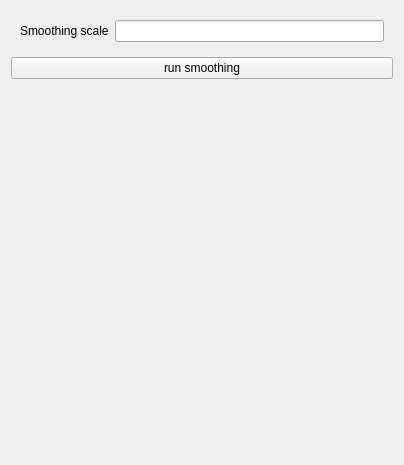
            <widget class="QWidget" name="smoothingPage">
             <property name="geometry">
              <rect>
               <x>0</x>
               <y>0</y>
               <width>404</width>
               <height>465</height>
              </rect>
             </property>
             <attribute name="label">
              <string>Smoothing</string>
             </attribute>
             <layout class="QVBoxLayout" name="verticalLayout_15">
              <item>
               <widget class="QWidget" name="widget_21" native="true">
                <layout class="QHBoxLayout" name="horizontalLayout_15">
                 <item>
                  <widget class="QLabel" name="smoothLabel">
                   <property name="text">
                    <string>Smoothing scale</string>
                   </property>
                  </widget>
                 </item>
                 <item>
                  <widget class="QLineEdit" name="smoothLineEdit"/>
                 </item>
                </layout>
               </widget>
              </item>
              <item>
               <widget class="QPushButton" name="smoothButton">
                <property name="text">
                 <string>run smoothing</string>
                </property>
               </widget>
              </item>
              <item>
               <spacer name="verticalSpacer">
                <property name="orientation">
                 <enum>Qt::Vertical</enum>
                </property>
                <property name="sizeHint" stdset="0">
                 <size>
                  <width>20</width>
                  <height>40</height>
                 </size>
                </property>
               </spacer>
              </item>
             </layout>
            </widget>
